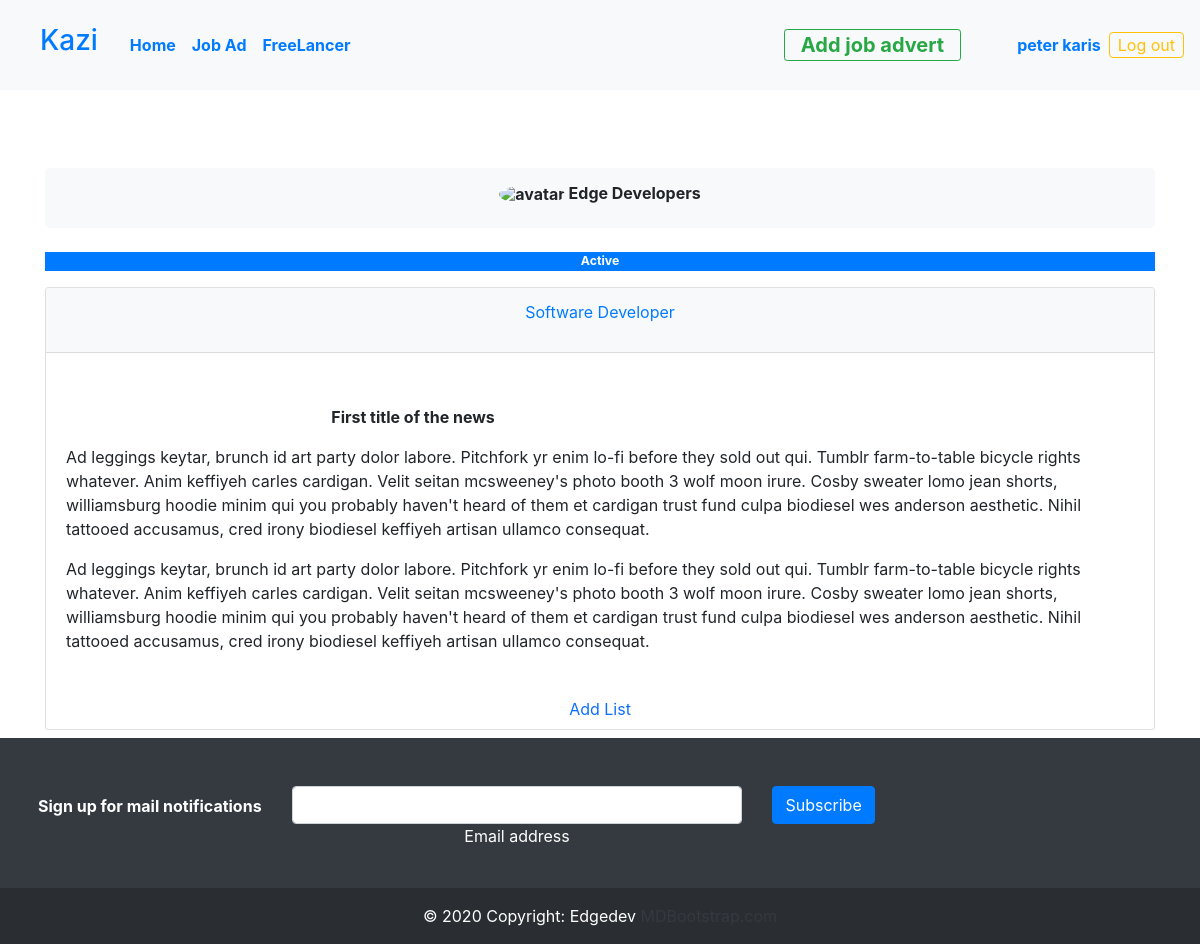
Page /jobs/view-job/2/ (signed in) on the committed database.
### jobs/models.py (models this page shows, shortened)
class User_profile(AbstractBaseUser,PermissionsMixin):
    email = models.EmailField(verbose_name="enter email", unique=True)
    username = models.CharField(max_length=200,verbose_name="username", unique="True")
    First_name = models.CharField(max_length=200,verbose_name="first name")
    Last_name = models.CharField(max_length=200,verbose_name="first name")
    phone_number = models.CharField(max_length=12,verbose_name="enter phone number")
    date_joined = models.DateField(auto_now_add=True)
    last_login = models.DateField(verbose_name='last_login', auto_now=True)
    is_admin = models.BooleanField(default=False)
    is_active = models.BooleanField(default= True)
    is_staff = models.BooleanField(default=False)
    is_superuser =models.BooleanField(default=False)
    USERNAME_FIELD = 'email'
    REQUIRED_FIELDS= ['username','First_name','Last_name','phone_number']
    objects=userManagement()
    def __str__(self):
        return self.First_name + " " + self.Last_name

class Jobs(models.Model):
    poster = models.ForeignKey(User_profile,on_delete=SET_NULL,null=True)
    Job_Title = models.CharField(max_length=200,verbose_name='enter Job title')
    Company_name = models.CharField(max_length=200,verbose_name='company name')
    Job_category = models. ForeignKey(jobCategory, on_delete= models.SET_NULL, null = True)
    short_description = models.TextField()
    job_description = RichTextField()
    date_added = models.DateField(auto_now_add=True)
    is_active = models.BooleanField(default= True)

### jobs/views.py (the view)
# urls.py: path('jobs/view-job/<str:pk>/', views.ViewJob, name = "view-job"),
def ViewJob(request,pk):
    job = Jobs.objects.get(id = pk)
    context = {'job':job}
    return render(request, 'job.html', context)

### jobs/templates/job.html (shortened to what this page needs)
{% extends 'main.html' %}
{% block content%}
<div class="home-container pt-5 mt-5">
    <div class="container pt-4 mt-5 py-2">
        <div class="row">
            <div class="col text-center">
              <nav aria-label="breadcrumb" class="bg-light rounded-3 p-3 mb-4">
                <h6 class="fw-bold"><img src="https://mdbcdn.b-cdn.net/img/Photos/new-templates/bootstrap-chat/ava3.webp" alt="avatar"
                    class="rounded-circle img-fluid" style="width: 20px;"> {{job.Company_name}}</h6>
              </nav>
            </div>
        </div>
        <div class="status">
            {% if job.is_active is True %}
            <p class="p-0 text-white bg-primary" style="font-size: .77rem;"> Active </p>
           {% else %}
            <p class=" p-0 text-danger bg-light "> Not hiring at the moment </p>
           {% endif %}
        </div>
        <div class="card">
            <div >
                <div class="card-header bg-light text-primary d-flex justify-content-evenly">
                    <p>{{job.Job_Title}}</p>
                </div>
                <div class="prod_view">
                    <div class="info">
                        <div class="card-body">
                                 <p>{{job.job_description|safe}}</p>
                        </div>
                        <div class="to_cart">
                            <a class="nav-item nav-link text-center" href="#"> Add List</a>
                        </div>
                    </div>
                </div>
            </div>
        </div>
    </div>
</div>
{% endblock %}

### jobs/templates/navbar.html (shortened to what this page needs)
  <nav class="navbar navbar-expand-lg navbar-light fixed-top bg-light">
      <a class="nav-item nav-link" href="/"> <h3 class=" text-primary p-2 p-lg-2 text-center text-sm-start text-decoration-none"> Kazi </h3> </a>
      <div class="collapse navbar-collapse" id="navbarNavAltMarkup">
        <ul class="navbar-nav mr-auto">
          <li class="nav-item active">
            <a class="nav-link text-primary fw-bold" href="{% url 'home'%}">Home <span class="sr-only">(current)</span></a>
          </li>
          <li class="nav-item">
            <a class="nav-link text-primary fw-bold" href="{% url 'jobs' %}">Job Ad</a>
          </li>
          <li class="nav-item">
            <a class="nav-link text-primary fw-bold" href="{% url 'wall' %}">FreeLancer</a>
          </li>
        </ul>
        <div class="navbar-nav ">
          <button class="btn btn-sm btn-outline-success btn-pill transition-3d-hover px-2 p-0 mx-5"> <a class="nav-item nav-link fw-bold transition-3d-hover px-2 fs-5 text-success p-0 px-2 " href="{% url 'add-job' %}"> Add job advert </a></button>
        </div>
        {% if request.user.is_authenticated %}
        <p  class="nav-item   text-primary font-size-20 fw-bold m-2 my-lg-0"> <a href="{% url 'userprofile' %}"> {{request.user}} </a>  </p>
        <a href="{% url 'logout' %}" class="btn btn-outline-warning my-0 p-0 px-2 my-sm-0"> Log out </a>
        {% else %}
        <a href="{% url 'login' %}" class="nav-link link-warning m-2 fw-bold fs-6 rounded-3"> Login</a>
        <a href="{% url 'register' %}" class="nav-link link-warning m-2 fw-bold fs-6 rounded-3"> Signup</a>
        {% endif%}
      </div>
    </nav>

### jobs/templates/job.html (style rules this page uses)
.status { font-size: .77rem; font-weight: bold; text-align: center; }

### rows in the picture
User_profile: user "peter karis"
Jobs: Company_name "Edge Developers", Job_Title "Software Developer", job_description "First title of the news Ad leggings keytar, brunch id art party dolor labore. Pitchfork yr enim lo-fi before they sold out qui. Tumblr farm-to-table bicycle rights whatever. Anim keffiyeh carles cardigan. Velit seitan mcsweeney's photo booth 3 wolf moon irure. Cosby sweater lomo jean shorts, williamsburg hoodie minim qui you probably haven't heard of them et cardigan trust fund culpa biodiesel wes anderson aesthetic. Nihil tattooed accusamus, cred irony biodiesel keffiyeh artisan ullamco consequat. Ad leggings keytar, brunch id art party dolor labore. Pitchfork yr enim lo-fi before they sold out qui. Tumblr farm-to-table bicycle rights whatever. Anim keffiyeh carles cardigan. Velit seitan…"
